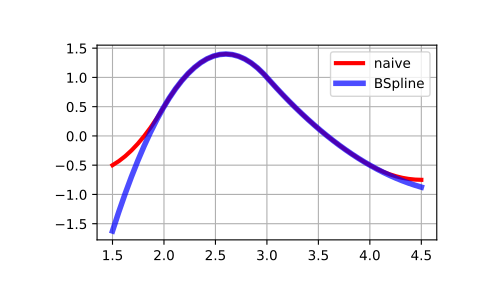

The script that drew this image:
# Translating the recursive definition of B-splines into Python code, we have:

def B(x, k, i, t):
   if k == 0:
      return 1.0 if t[i] <= x < t[i+1] else 0.0
   if t[i+k] == t[i]:
      c1 = 0.0
   else:
      c1 = (x - t[i])/(t[i+k] - t[i]) * B(x, k-1, i, t)
   if t[i+k+1] == t[i+1]:
      c2 = 0.0
   else:
      c2 = (t[i+k+1] - x)/(t[i+k+1] - t[i+1]) * B(x, k-1, i+1, t)
   return c1 + c2

def bspline(x, t, c, k):
   n = len(t) - k - 1
   assert (n >= k+1) and (len(c) >= n)
   return sum(c[i] * B(x, k, i, t) for i in range(n))

# Note that this is an inefficient (if straightforward) way to
# evaluate B-splines --- this spline class does it in an equivalent,
# but much more efficient way.

# Here we construct a quadratic spline function on the base interval
# ``2 <= x <= 4`` and compare with the naive way of evaluating the spline:

from scipy.interpolate import BSpline
k = 2
t = [0, 1, 2, 3, 4, 5, 6]
c = [-1, 2, 0, -1]
spl = BSpline(t, c, k)
spl(2.5)
# array(1.375)
bspline(2.5, t, c, k)
# 1.375

# Note that outside of the base interval results differ. This is because
# `BSpline` extrapolates the first and last polynomial pieces of B-spline
# functions active on the base interval.

import matplotlib.pyplot as plt
fig, ax = plt.subplots()
xx = np.linspace(1.5, 4.5, 50)
ax.plot(xx, [bspline(x, t, c ,k) for x in xx], 'r-', lw=3, label='naive')
ax.plot(xx, spl(xx), 'b-', lw=4, alpha=0.7, label='BSpline')
ax.grid(True)
ax.legend(loc='best')
plt.show()
